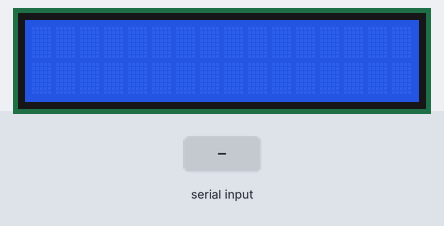
A sketch run on a simulated Arduino Uno, built with avr-gcc and run on an emulated ATmega328P. Parts: 16×2 character LCD. The test bench sets the inputs (shaded band). What the sketch prints to the serial monitor is not drawn.

Above: at 1.2 s.
1.3 s: "1\n" received over the second serial link
At 2.5 s:
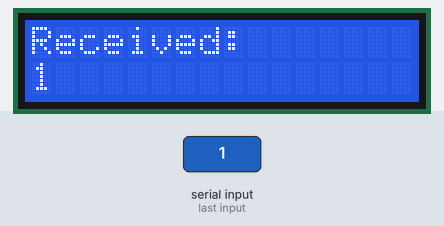
2.8 s: "0\n" received over the second serial link
At 3.8 s:
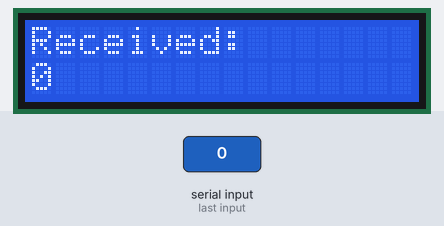
4.3 s: "2\n" received over the second serial link
At 5.0 s:
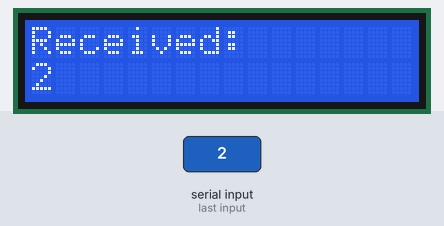
Timing chart, 0 to 7.3 s (numbered marks = the images above; inputs shaded):
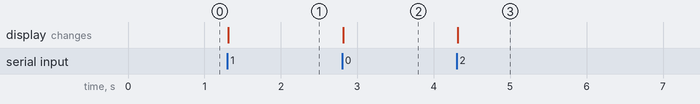

Measured:
- after the input at 1.3 s, the display: changes at once (image 1)
- after the input at 2.8 s, the display: changes at once (image 2)
- after the input at 4.3 s, the display: changes at once (image 3)

The sketch:

Exp07.ino
```cpp
#include <Wire.h>
#include <LiquidCrystal_I2C.h>
#include <SoftwareSerial.h>

LiquidCrystal_I2C lcd(0x27, 16, 2);
SoftwareSerial bluetoothSerial(0, 1);

void setup()
{
    lcd.begin(16, 2);
    lcd.backlight();
    Serial.begin(9600);
    bluetoothSerial.begin(9600);
}

void loop()
{
    if (bluetoothSerial.available())
    {
        String received = bluetoothSerial.readStringUntil('\n');
        received.trim();

        lcd.clear();
        lcd.setCursor(0, 0);
        lcd.print("Received:");

        lcd.setCursor(0, 1);
        lcd.print(received);

        Serial.print("Received Data: ");
        Serial.println(received);
    }
}
```
